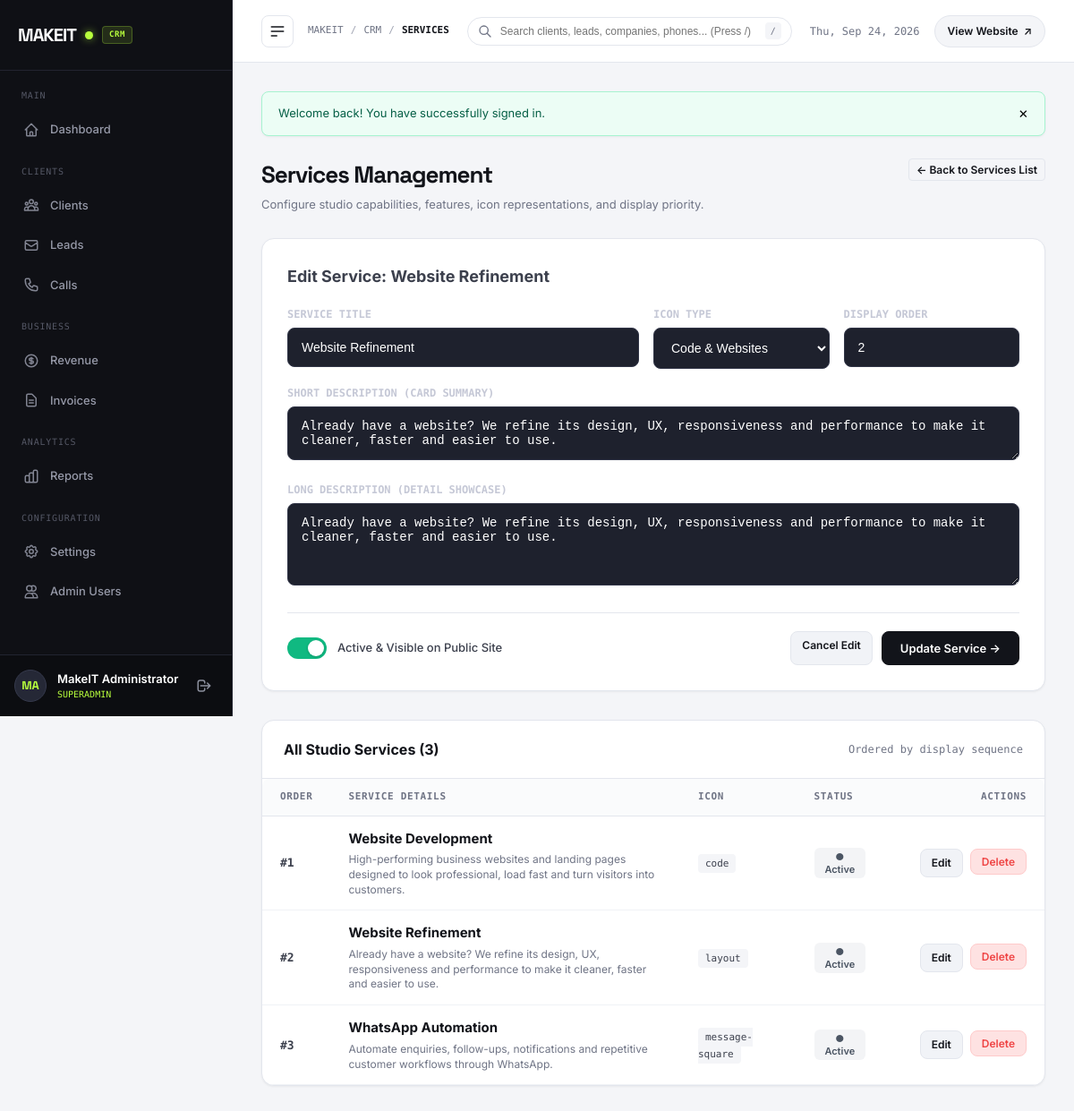
Screenshot of /admin/services.php?edit=2 (signed in) with the database file from the repository.
### tables this page shows
CREATE TABLE `services` (
  `id` INT UNSIGNED NOT NULL AUTO_INCREMENT,
  `title` VARCHAR(150) NOT NULL,
  `slug` VARCHAR(150) NOT NULL,
  `short_description` VARCHAR(300) NOT NULL,
  `long_description` TEXT NULL,
  `icon` VARCHAR(100) NOT NULL DEFAULT 'code',
  `features` TEXT NULL,
  `display_order` INT NOT NULL DEFAULT 0,
  `status` ENUM('published', 'draft') NOT NULL DEFAULT 'published',
  `created_at` DATETIME NOT NULL DEFAULT CURRENT_TIMESTAMP,
  `updated_at` DATETIME NOT NULL DEFAULT CURRENT_TIMESTAMP ON UPDATE CURRENT_TIMESTAMP,
  PRIMARY KEY (`id`),
  UNIQUE KEY `uk_services_slug` (`slug`),
  KEY `idx_services_status_order` (`status`, `display_order`)
);

### admin/services.php (called while the page is built, shortened)
<?php
require __DIR__ . '/pages/services.php';

### config/database.php (called while the page is built, shortened)
<?php
final class Database
{
    private static ?self $instance = null;
    private ?PDO $pdo = null;
    private function __construct()
    {
        $dsn = sprintf(
            'mysql:host=%s;port=%d;dbname=%s;charset=%s',
            DB_HOST,
            DB_PORT,
            DB_NAME,
            DB_CHARSET
        );
        $options = [
            PDO::ATTR_ERRMODE            => PDO::ERRMODE_EXCEPTION,
            PDO::ATTR_DEFAULT_FETCH_MODE => PDO::FETCH_ASSOC,
            PDO::ATTR_EMULATE_PREPARES   => false,
            PDO::ATTR_PERSISTENT         => false,
            PDO::ATTR_TIMEOUT            => 1,
        ];
        try {
            $this->pdo = new PDO($dsn, DB_USER, DB_PASS, $options);
            $this->pdo->exec("SET NAMES " . DB_CHARSET . " COLLATE utf8mb4_unicode_ci");
            $this->ensureSchema();
        } catch (PDOException $e) {
            $this->connectionError = $e->getMessage();
            $sqlitePath = dirname(__DIR__) . '/database/makeit.sqlite';
            $initScript = dirname(__DIR__) . '/database/init_sqlite.php';
            if (file_exists($initScript)) {
                require_once $initScript;
                try {
                    $this->pdo = init_sqlite_database($sqlitePath);
                } catch (\Throwable $sqliteEx) {
                    $this->pdo = null;
                    error_log("SQLite Fallback Notice: " . $sqliteEx->getMessage());
                }
            } else {
                $this->pdo = null;
            }
            error_log("MySQL Connection Notice: " . $e->getMessage());
        }
    }
    private function ensureSchema(): void
    {
        try {
            $driver = $this->pdo->getAttribute(PDO::ATTR_DRIVER_NAME);
            if ($driver === 'mysql') {
                $invCols = $this->pdo->query("SHOW COLUMNS FROM invoices")->fetchAll(PDO::FETCH_COLUMN);
                $revCols = $this->pdo->query("SHOW COLUMNS FROM revenue")->fetchAll(PDO::FETCH_COLUMN);
                $leadCols = $this->pdo->query("SHOW COLUMNS FROM leads")->fetchAll(PDO::FETCH_COLUMN);
                $callCols = $this->pdo->query("SHOW COLUMNS FROM calls")->fetchAll(PDO::FETCH_COLUMN);
            }
        } catch (\Throwable $ex) {
            error_log("Schema auto-migration notice: " . $ex->getMessage());
        }
    }
    public static function getInstance(): self
    {
        if (self::$instance === null) {
            self::$instance = new self();
        }
        return self::$instance;
    }
    public function query(string $sql, array $params = []): PDOStatement
    {
        $stmt = $this->pdo->prepare($sql);
        $stmt->execute($params);
        return $stmt;
    }
    public function fetchAll(string $sql, array $params = []): array
    {
        $stmt = $this->query($sql, $params);
        return $stmt->fetchAll();
    }
}

### includes/security.php (called while the page is built, shortened)
<?php
function e(mixed $value): string
{
    return htmlspecialchars((string)$value, ENT_QUOTES | ENT_HTML5, 'UTF-8');
}

### admin/pages/services.php (the view, shortened to what this page needs)
<?php
$db = Database::getInstance();
$services = [];
try {
    $services = $db->fetchAll("SELECT * FROM services ORDER BY display_order ASC, id ASC");
} catch (\Throwable $e) {
    error_log("Services fetch notice: " . $e->getMessage());
}
$editingService = null;
$editId = (int)($_GET['edit'] ?? 0);
if ($editId > 0) {
    foreach ($services as $s) {
        if ((int)$s['id'] === $editId) {
            $editingService = $s;
            break;
        }
    }
}
require_once dirname(__DIR__) . '/includes/admin_header.php';
?>
  <div class="page-header">
    <div>
      <h1 class="page-title">Services Management</h1>
      <p class="page-subtitle">Configure studio capabilities, features, icon representations, and display priority.</p>
    </div>
    <div>
      <?php if ($editingService): ?>
        <a href="services.php" class="btn-action">&larr; Back to Services List</a>
      <?php else: ?>
        <a href="#serviceModal" class="btn-primary-admin" id="btnOpenCreateModal">
          + Add New Service
        </a>
      <?php endif; ?>
    </div>
  </div>
  <div class="data-card" style="padding: 28px; margin-bottom: 32px; <?= $editingService ? '' : 'display: none;' ?>" id="serviceFormCard">
    <div style="display: flex; align-items: center; justify-content: space-between; margin-bottom: 20px;">
      <h2 style="font-size: 18px; font-weight: 700; margin: 0;">
        <?= $editingService ? 'Edit Service: ' . e($editingService['title']) : 'Create New Service' ?>
      </h2>
    </div>
    <form method="POST" action="services.php" class="admin-form">
      <div style="display: grid; grid-template-columns: 2fr 1fr 1fr; gap: 16px;">
        <div class="admin-form-group">
          <label for="title" class="admin-form-label">Service Title</label>
          <input
            type="text"
            id="title"
            name="title"
            class="admin-form-input"
            required
            placeholder="e.g. Websites"
            value="<?= e($editingService['title'] ?? '') ?>"
          />
        </div>
        <div class="admin-form-group">
          <label for="icon" class="admin-form-label">Icon Type</label>
          <select id="icon" name="icon" class="admin-form-input">
            <option value="code" <?= ($editingService['icon'] ?? '') === 'code' ? 'selected' : '' ?>>Code & Websites</option>
          </select>
        </div>
        <div class="admin-form-group">
          <label for="display_order" class="admin-form-label">Display Order</label>
          <input
            type="number"
            id="display_order"
            name="display_order"
            class="admin-form-input"
            min="0"
            value="<?= (int)($editingService['display_order'] ?? (count($services) + 1)) ?>"
          />
        </div>
      </div>
      <div class="admin-form-group">
        <label for="short_description" class="admin-form-label">Short Description (Card Summary)</label>
        <textarea
          id="short_description"
          name="short_description"
          rows="2"
          class="admin-form-input"
          required
          placeholder="High-performing websites and landing pages designed to make your business stand out."
        ><?= e($editingService['short_description'] ?? '') ?></textarea>
      </div>
      <div class="admin-form-group">
        <label for="long_description" class="admin-form-label">Long Description (Detail Showcase)</label>
        <textarea
          id="long_description"
          name="long_description"
          rows="4"
          class="admin-form-input"
          placeholder="We construct scalable web platforms with clean, semantic markup..."
        ><?= e($editingService['long_description'] ?? '') ?></textarea>
      </div>
      <div style="display: flex; align-items: center; justify-content: space-between; margin-top: 24px; padding-top: 20px; border-top: 1px solid var(--border-light);">
        <div style="display: flex; align-items: center; gap: 12px;">
          <label class="switch-toggle">
            <span class="switch-slider"></span>
          </label>
          <span style="font-size: 13px; font-weight: 500;">Active & Visible on Public Site</span>
        </div>
        <div style="display: flex; gap: 10px;">
          <?php if ($editingService): ?>
            <a href="services.php" class="btn-edit-admin">Cancel Edit</a>
          <?php endif; ?>
          <button type="submit" class="btn-primary-admin">
            <?= $editingService ? 'Update Service &rarr;' : 'Create Service &rarr;' ?>
          </button>
        </div>
      </div>
    </form>
  </div>
  <div class="data-card">
    <div class="data-card-header">
      <h2 class="data-card-title">All Studio Services (<?= count($services) ?>)</h2>
      <span style="font-size: 12px; color: var(--text-muted); font-family: 'DM Mono', monospace;">
        Ordered by display sequence
      </span>
    </div>
    <div class="table-responsive">
      <?php if (empty($services)): ?>
        <div class="empty-state">No services registered yet. Click "+ Add New Service" above.</div>
      <?php else: ?>
        <table class="admin-table">
          <thead>
            <tr>
              <th style="width: 70px;">Order</th>
              <th>Service Details</th>
              <th>Icon</th>
              <th>Status</th>
              <th style="text-align: right; width: 180px;">Actions</th>
            </tr>
          </thead>
          <tbody>
            <?php foreach ($services as $s): ?>
              <tr>
                <td style="font-family: 'DM Mono', monospace; font-weight: 600;">
                  #<?= (int)$s['display_order'] ?>
                </td>
                <td>
                  <strong style="font-size: 15px; color: var(--text-dark);"><?= e($s['title']) ?></strong>
                  <div style="font-size: 12px; color: var(--text-muted); max-width: 520px; margin-top: 4px; line-height: 1.4;">
                    <?= e($s['short_description']) ?>
                  </div>
                </td>
                <td>
                  <span style="font-family: 'DM Mono', monospace; font-size: 11px; background: var(--main-bg); padding: 4px 8px; border-radius: 4px;">
                    <?= e($s['icon']) ?>
                  </span>
                </td>
                <td>
                  <form method="POST" action="services.php" style="display: inline;">
                    <button
                      type="submit"
                      class="status-pill <?= $s['status'] === 'published' ? 'status-closed' : 'status-contacted' ?>"
                      title="Click to toggle status"
                      style="cursor: pointer;"
                    >
                      <?= $s['status'] === 'published' ? '● Active' : '○ Inactive' ?>
                    </button>
                  </form>
                </td>
                <td style="text-align: right;">
                  <div style="display: inline-flex; gap: 8px;">
                    <a href="services.php?edit=<?= (int)$s['id'] ?>" class="btn-edit-admin">
                      Edit
                    </a>
                    <form method="POST" action="services.php" style="display: inline;">
                      <button
                        type="submit"
                        class="btn-danger-admin"
                        data-confirm="Are you sure you want to permanently delete the '<?= e($s['title']) ?>' service? This will remove it from the public homepage."
                        data-confirm-title="Delete Service"
                        data-confirm-btn="Yes, Delete"
                      >
                        Delete
                      </button>
                    </form>
                  </div>
                </td>
              </tr>
            <?php endforeach; ?>
          </tbody>
        </table>
      <?php endif; ?>
    </div>
  </div>
<?php require_once dirname(__DIR__) . '/includes/admin_footer.php'; ?>

### rows the page displays
services: title "Website Refinement", display_order "2", short_description "Already have a website? We refine its design, UX, responsiveness and performance to make it cleaner, faster and easier to use.", long_description "Already have a website? We refine its design, UX, responsiveness and performance to make it cleaner, faster and easier to use.", icon "layout", status "● Active"
services: display_order "1", title "Website Development", short_description "High-performing business websites and landing pages designed to look professional, load fast and turn visitors into customers.", icon "code", status "● Active"
services: display_order "3", title "WhatsApp Automation", short_description "Automate enquiries, follow-ups, notifications and repetitive customer workflows through WhatsApp.", icon "message-square", status "● Active"

### other values shown
$initials "MA"
$adminName "MakeIT Administrator"
$currentAdmin['role'] "SUPERADMIN"
$breadcrumb "SERVICES"
$msg "Welcome back! You have successfully signed in."
count($services) "3"
